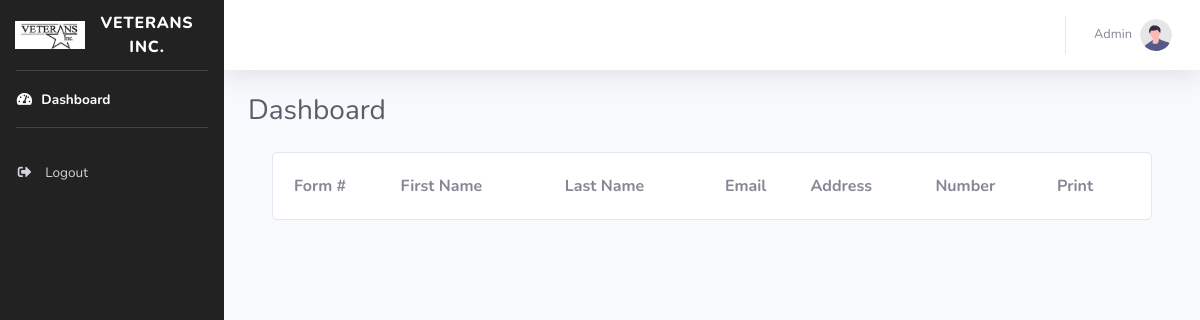
The page /admin/index.php (signed in) on the database as committed earlier.
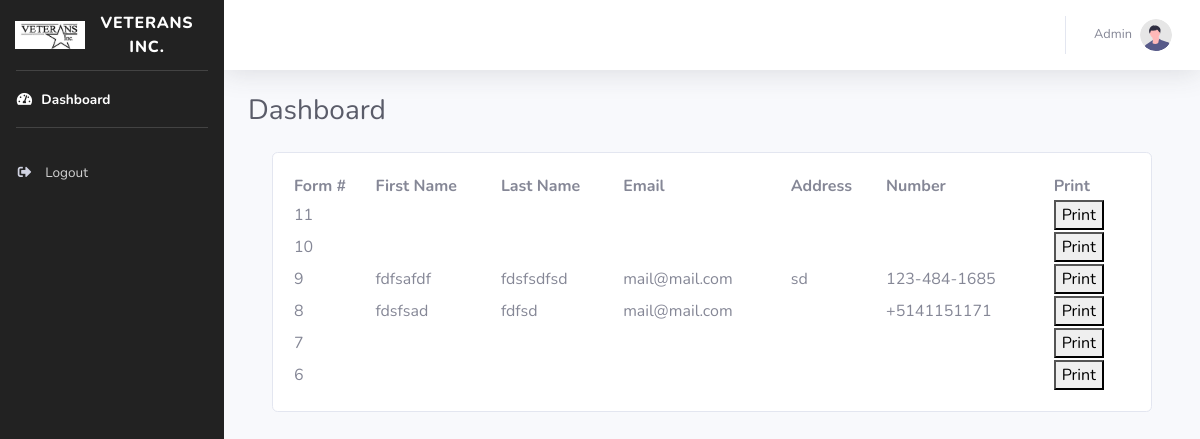
The same page on the database as committed later.
### tables this page shows
CREATE TABLE `form1_part1` (
  `id` int(11) NOT NULL,
  `full_legal_last_name` varchar(255) DEFAULT NULL,
  `mi` varchar(255) DEFAULT NULL,
  `first` varchar(255) DEFAULT NULL,
  `dob` varchar(255) DEFAULT NULL,
  `email_address` varchar(255) DEFAULT NULL,
  `phone` varchar(255) DEFAULT NULL,
  `address` varchar(255) DEFAULT NULL,
  `social_security` varchar(255) DEFAULT NULL,
  `coc_location` varchar(255) DEFAULT NULL,
  `continuum_care_code` varchar(255) DEFAULT NULL,
  `emergency_contact_name` varchar(255) DEFAULT NULL,
  `emergency_contact_phone` varchar(255) DEFAULT NULL,
  `referral_source` varchar(255) DEFAULT NULL,
  `referral_source_phone` varchar(255) DEFAULT NULL,
  `va_station` varchar(255) DEFAULT NULL,
  `gender` varchar(255) DEFAULT NULL,
  `ethnicity` varchar(255) DEFAULT NULL,
  `primary_race` varchar(255) DEFAULT NULL,
  `secondary_race` varchar(255) DEFAULT NULL,
  `copy_dd214` varchar(255) DEFAULT NULL,
  `branch_service` varchar(255) DEFAULT NULL,
  `service_date` varchar(255) DEFAULT NULL,
  `military_mos` varchar(255) DEFAULT NULL,
  `injury` varchar(255) DEFAULT NULL,
  `military_status` varchar(255) DEFAULT NULL,
  `rank` varchar(255) DEFAULT NULL,
  `combat` varchar(255) DEFAULT NULL,
  `service_connected_disability` varchar(255) DEFAULT NULL,
  `discharge` varchar(255) DEFAULT NULL,
  `theater_operations` varchar(255) DEFAULT NULL,
  `prepared_by` varchar(255) DEFAULT NULL,
  `household_status` varchar(255) DEFAULT NULL,
  `cod_signature` varchar(255) DEFAULT NULL,
  `cod_printed_name` varchar(255) DEFAULT NULL,
  `cod_date` varchar(255) DEFAULT NULL,
  `hfc_veteran` varchar(255) DEFAULT NULL,
  `hfc_case_manager` varchar(255) DEFAULT NULL,
  `hfc_enrol_date` varchar(255) DEFAULT NULL,
  `hvrp_program` varchar(255) DEFAULT NULL,
  `code_program` varchar(255) DEFAULT NULL,
  `arthur_blank_program` varchar(255) DEFAULT NULL,
  `hvrp_program_2` varchar(255) DEFAULT NULL,
  `code_program_2` varchar(255) DEFAULT NULL,
  `arthur_blank_program_2` varchar(255) DEFAULT NULL,
  `cod_program_enrolled` varchar(255) DEFAULT NULL,
  `cod_verification` varchar(255) DEFAULT NULL,
  `cod_case_notes` varchar(255) DEFAULT NULL,
  `file_reviewed_by` varchar(255) DEFAULT NULL,
  `file_reviewed_date` varchar(255) DEFAULT NULL,
  `consent_blanks` varchar(255) DEFAULT NULL,
  `consent_employment` varchar(255) DEFAULT NULL,
  `consent_national` varchar(255) DEFAULT NULL,
  `consent_other` varchar(255) DEFAULT NULL,
  `consent_veteran_signature` varchar(255) DEFAULT NULL,
  `consent_date` varchar(255) DEFAULT NULL,
  `consent_blanks_2` varchar(255) DEFAULT NULL,
  `consent_veteran_signature_2` varchar(255) DEFAULT NULL,
  `consent_date_2` varchar(255) DEFAULT NULL,
  `consent_veteran_inc_case_signature` varchar(255) DEFAULT NULL,
  `consent_date_3` varchar(255) DEFAULT NULL,
  `hvsv_applicant_name` varchar(255) DEFAULT NULL,
  `hvsv_checkbox_value` varchar(255) DEFAULT NULL,
  `hvsv_description` longtext DEFAULT NULL,
  `hvsv_applicant_signature` varchar(255) DEFAULT NULL,
  `hvsv_applicant_date` varchar(255) DEFAULT NULL
);

### admin/index.php (the view, shortened to what this page needs)
<?php
include('includes/function.php');
if(isset($_SESSION['veteran_username']) && isset($_SESSION['veteran_admin']))
    {
?>
<?php include('components/header.php');
 ?>
<?php include('components/sidebar.php');
 ?>
        <div id="content-wrapper" class="d-flex flex-column">
            <div id="content">
                <nav class="navbar navbar-expand navbar-light bg-white topbar mb-4 static-top shadow">
                    <ul class="navbar-nav ml-auto">
                        <li class="nav-item dropdown no-arrow">
                            <a class="nav-link dropdown-toggle" href="#" id="userDropdown" role="button"
                                data-toggle="dropdown" aria-haspopup="true" aria-expanded="false">
                                <span class="mr-2 d-none d-lg-inline text-gray-600 small">Admin</span>
                                <img class="img-profile rounded-circle"
                                    src="img/undraw_profile.svg">
                            </a>
                        </li>
                    </ul>
                </nav>
                <div class="container-fluid">
                    <div class="d-sm-flex align-items-center justify-content-between mb-4">
                        <h1 class="h3 mb-0 text-gray-800">Dashboard</h1>
                    </div>
                    <div class="container">
                        <div class="card">
                            <div class="card-body">
        <table id="formData" class="display" style="width:100%">
            <thead>
                <tr>
                    <th>Form #</th>
                    <th>First Name</th>
                    <th>Last Name</th>
                    <th>Email</th>
                    <th>Address</th>
                    <th>Number</th>
                    <th>Print</th>
                </tr>
            </thead>
            <tbody>
                <?php
                $query="select * from form1_part1 order by id desc;";
                    $rec=mysqli_query($conn,$query);
                    while($row=mysqli_fetch_array($rec)){
                ?>
                <tr>
                    <td><?php echo $row['id']; ?></td>
                    <td><?php echo $row['first']; ?></td>
                    <td><?php echo $row['full_legal_last_name']; ?></td>
                    <td><?php echo $row['email_address']; ?></td>
                    <td><?php echo $row['address']; ?></td>
                    <td><?php echo $row['phone']; ?></td>
                    <td><button type="button" class="print" id="<?php echo $row['id']; ?>">Print</button></td>
                </tr>
                <?php
                }
                ?>
            </tbody>
        </table>
         </div>
                        </div>
    </div>
                </div>
            </div>
        </div>
    </div>
</body>
</html>
<?php
}
    else
    {
        header('location:login.php');
    }
?>

Rows that differ between the two databases and show on the page:
added form1_part1: id "11"
added form1_part1: id "10"
added form1_part1: id "9", first "fdfsafdf", full_legal_last_name "fdsfsdfsd", email_address "mail@mail.com", address "sd", phone "123-484-1685"
added form1_part1: id "8", first "fdsfsad", full_legal_last_name "fdfsd", email_address "mail@mail.com", phone "+5141151171"
added form1_part1: id "7"
added form1_part1: id "6"
